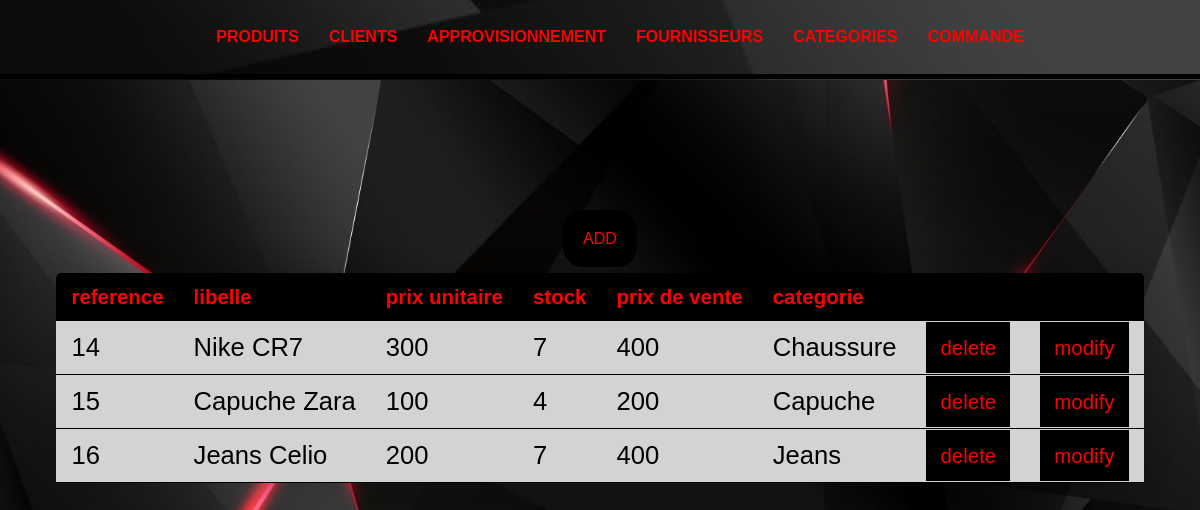
/pages/fetchProduit.php, run on the app's committed database.
### tables this page shows
CREATE TABLE `produit` (
  `ref` int(4) NOT NULL,
  `libelle` varchar(20) NOT NULL,
  `prix_uni` double(6,2) NOT NULL,
  `stock` int(4) NOT NULL,
  `prix_vente` double(254,0) NOT NULL,
  `pic` blob DEFAULT NULL,
  `id_cat` int(11) NOT NULL
);

CREATE TABLE `categorie` (
  `id` int(2) NOT NULL,
  `intitule` varchar(40) NOT NULL
);

### pages/fetchProduit.php (the view, shortened to what this page needs)
<html>
        <body>
            <section class="navbar">
                <nav>
                    <ul>
                        <li><a href="fetchProduit.php">PRODUITS</a></li>
                        <li><a href="fetchclients.php">CLIENTS</a></li>
                        <li><a href="fetchApprov.php">APPROVISIONNEMENT</a></li>
                        <li><a href="fetchfours.php">FOURNISSEURS</a></li>
                        <li><a href="fetchcat.php">CATEGORIES</a></li>
                        <li><a href="fetchCommande.php">COMMANDE</a></li>
                    </ul>
            </section>
        <center>
        <?php
        try {
            $bdd = new PDO('mysql:host=localhost;dbname=projet_web', 'root', ''); }
            catch(PDOException $e)
        {
            echo $e->getMessage();
        }
        $result=$bdd->query("SELECT * FROM `produit`  ");
        echo "<table class=","content-table",">";
        echo   "<thead>";
        echo   "<tr>";
        echo "<th>reference</th>";
        echo "<th>libelle</th>";
        echo "<th>prix unitaire</th>";
        echo "<th>stock</th>";
        echo "<th>prix de vente</th>";
        echo "<th>categorie</th>";
        echo "<th></th>";
        echo "<th></th>";
        echo   "</tr>";
        echo   "</thead>";
        echo    "<tbody>";
        while ($row = $result->fetch(PDO::FETCH_NUM)) {
            echo    "<tr>";
            echo "<td>".$row[0]."</td> ";
            echo "<td>".$row[1]."</td> ";
            echo "<td>".$row[2]."</td> ";
            echo "<td>".$row[3]."</td> ";
            echo "<td>".$row[4]."</td> ";
            $x=$bdd->query("SELECT intitule FROM categorie where id = ".$row[6].";");
            $q=$x->fetch(PDO::FETCH_NUM);
            echo "<td>".$q[0]."</td> ";
            echo "<td><a href=","deleteproduct.php?ref=".$row[0].""," id=","delete",">delete</a></td>";
            echo "<td><a href=","modifyProduit.php?ref=".$row[0].""," id=","modify",">modify</a></td>";
            echo    "</tr>";
        }
        echo    "</tbody>";
?>
    <a href="insertProduit.php" id="Ajouter">ADD</a>
        </center>
    </body>
</html>

### pages/fetchProduit.php (style rules this page uses)
body { font-family: 'Montserrat', sans-serif; padding: auto; margin: auto; background : url(images/m.jpg) no-repeat center center fixed; -webkit-background-size: cover; -moz-background-size: cover; -o-background-size: cover; background-size: cover; }
center { padding-top: 150px; }
.content-table { border-collapse: collapse; margin: 25px 0; font-size: 1.6em; min-width: 900px; border-radius: 5px 5px 0 0; overflow: hidden; box-shadow: 0 0 28px rgb(0,0,0,0.15); }
.content-table thead tr { background-color: Black; color: red; text-align: left; font-weight: bold; font-size:0.8em; }
.content-table td, .content-table th { padding: 12px 15px; }
.content-table tbody tr { border-bottom: 1.5px black solid; background-color: LightGrey ; }
.navbar { margin: 0px; height: 80px; background-image : url(images/m.jpg); }
.navbar nav { display:flex; flex-wrap:wrap; justify-content: center; align-items: center; border-bottom: 5px solid black; }
.navbar nav ul { list-style-type: none; display: flex; }
.navbar nav ul li { padding: 12px 15px; text-decoration: none; }
.navbar nav ul li a { font-weight:bold; text-decoration: none; color: red; transition: 0.3s ease; }
#delete { padding: 14px 14px 14px 14px; text-decoration: none; color: red; background: black; font-size: 0.8em; transition: 0.3s ease; }
#ajouter { padding: 20px 20px 20px 20px; text-decoration: none; color: red; background: black; font-size: 1em; transition: 0.3s ease; border-radius: 20px; }
#modify { padding: 14px 14px 14px 14px; text-decoration: none; color: red; background: black; font-size: 0.8em; transition: 0.3s ease; }

### data on the page
produit: ref "14", libelle "Nike CR7", prix_uni "300", stock "7", prix_vente "400", id_cat.intitule "Chaussure"
produit: ref "15", libelle "Capuche Zara", prix_uni "100", stock "4", prix_vente "200", id_cat.intitule "Capuche"
produit: ref "16", libelle "Jeans Celio", prix_uni "200", stock "7", prix_vente "400", id_cat.intitule "Jeans"
